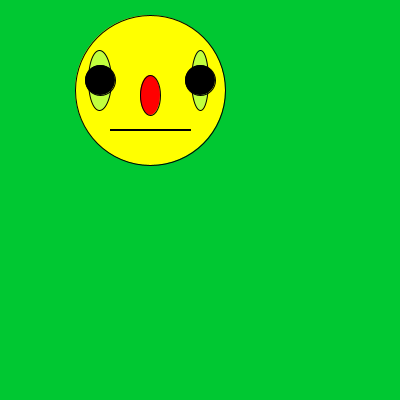
Frame 1 (no input)
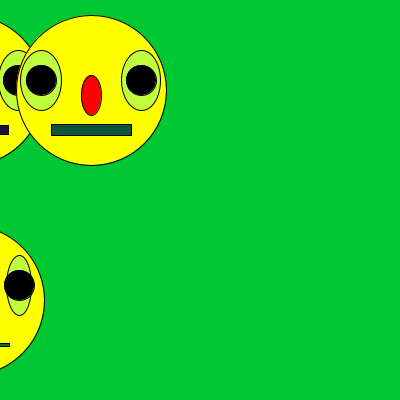
Frame 60 (the mouse pressed at the canvas centre just before this capture)
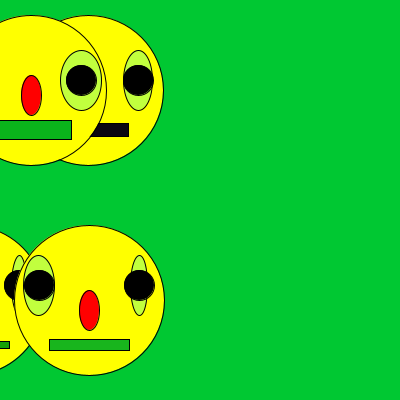
Frame 120 (the mouse held since frame 60 and released just before this capture)

The Processing sketch that drew these frames (run headless with seeded random() and noise(); from frame 60 on, the mouse is pressed at the canvas centre):

// Processing sketch: processing_185797
// ── processing_185797.pde


PImage bg;

float eyel = -200;
float pupl =-200;
float eyer = -100;
float pupr =-100;
float face= -150;
float nose = -150;
float mouth = - 150;

float eyel2 = +200;
float pupl2 =+200;
float eyer2 = +100;
float pupr2 =+100;
float face2= +150;
float nose2 = +150;
float mouth2 =  +150;

float eyel3 = -200;
float pupl3 =-200;
float eyer3 = -100;
float pupr3 =-100;
float face3= -150;
float nose3 = -150;
float mouth3 =  -150;

float eyel4 = +200;
float pupl4 =+200;
float eyer4 = +100;
float pupr4 =+100;
float face4= +150;
float nose4 = +150;
float mouth4 =  +150;

void setup() {
  size(400, 400);

}

void draw() {
  background(0,200,50);
  float slow_circle_size = 50;

  if (random(10) > 5) {
    slow_circle_size = 60;
  }
  //face
  fill(255,255,0);
  ellipse(face,90,150,150);
  
  //nose
  fill(255,0,0);
 ellipse(nose,95,20,40);
 
   //mouth
  fill(random(30),random(200),random(75));
  rectMode(CENTER);
 rect(mouth,130,80,random(20));
 

  //left eye
  fill(#C1FF3E);
  ellipse(eyel, 80, random(50), slow_circle_size);
  
  fill(0);
  ellipse(pupl, 80, 30, 30);
  
  //right eye
 fill(#C1FF3E);
  ellipse(eyer,80, random(50), slow_circle_size);
  fill(0);
  ellipse(pupr, 80, 30, 30);


  eyel = eyel + 1;
  if (eyel >500) {
    eyel = -200;
  }

pupl = pupl + 1;
  if (pupl > 500) {
    pupl = -200;
  }
  
  eyer = eyer + 1;
  if (eyer > 600) {
    eyer =-100;
  }

 pupr = pupr + 1;
  if (pupr > 600) {
    pupr = -100;
  }
   face = face + 1;
  if (face >550) {
   face = -150;
  }
     nose = nose + 1;
  if (nose >550) {
   nose = -150;
  }
       mouth = mouth + 1;
  if (mouth >550) {
  mouth = -150;
  }
  
  //face 2:
  
    if (random(10) > 5) {
    slow_circle_size = 60;
  }
  //face
  fill(255,255,0);
  ellipse(face2,90,150,150);
  
  //nose
  fill(255,0,0);
 ellipse(nose2,95,20,40);
 
   //mouth
  fill(random(30),random(200),random(75));
  rectMode(CENTER);
 rect(mouth2,130,80,random(20));
 

  //left eye
  fill(#C1FF3E);
  ellipse(eyel2, 80, random(50), slow_circle_size);
  
  fill(0);
  ellipse(pupl2, 80, 30, 30);
  
  //right eye
 fill(#C1FF3E);
  ellipse(eyer2,80, random(50), slow_circle_size);
  fill(0);
  ellipse(pupr2, 80, 30, 30);


  eyel2 = eyel2 - 1;
  if (eyel2 < -200) {
    eyel2 = 500;
  }

pupl2 = pupl2 - 1;
  if (pupl2 < -200) {
    pupl2 = 500;
  }
  
  eyer2 = eyer2 - 1;
  if (eyer2 < -200) {
    eyer2 =500;
  }

 pupr2 = pupr2 - 1;
  if (pupr2 < -200) {
    pupr2 = 500;
  }
   face2 = face2 - 1;
  if (face2 <-150) {
   face2 = 550;
  }
     nose2 = nose2 - 1;
  if (nose2 <-150) {
   nose2 = 550;
  }
       mouth2 = mouth2 - 1;
  if (mouth2 <-150) {
  mouth2 = 550;
  }
  
  //face3:
    //face
  fill(255,255,0);
  ellipse(face3,300,150,150);
  
  //nose
  fill(255,0,0);
 ellipse(nose3,310,20,40);
 
   //mouth
  fill(random(30),random(200),random(75));
  rectMode(CENTER);
 rect(mouth3,345,80,random(20));
 

  //left eye
  fill(#C1FF3E);
  ellipse(eyel3, 285, random(50), slow_circle_size);
  
  fill(0);
  ellipse(pupl3, 285, 30, 30);
  
  //right eye
 fill(#C1FF3E);
  ellipse(eyer3,285, random(50), slow_circle_size);
  fill(0);
  ellipse(pupr3, 285, 30, 30);


  eyel3 = eyel3 + 1;
  if (eyel3 >500) {
    eyel3 = -200;
  }

pupl3 = pupl3 + 1;
  if (pupl3 > 500) {
    pupl3 = -200;
  }
  
  eyer3 = eyer3 + 1;
  if (eyer3 > 600) {
    eyer3 =-100;
  }

 pupr3 = pupr3 + 1;
  if (pupr3 > 600) {
    pupr3 = -100;
  }
   face3 = face3 + 1;
  if (face3 >550) {
   face3 = -150;
  }
     nose3 = nose3 + 1;
  if (nose3 >550) {
   nose3 = -150;
  }
       mouth3 = mouth3 + 1;
  if (mouth3 >550) {
  mouth3 = -150;
  }
  
  //face 4:
      //face
  fill(255,255,0);
  ellipse(face,300,150,150);
  
  //nose
  fill(255,0,0);
 ellipse(nose,310,20,40);
 
   //mouth
  fill(random(30),random(200),random(75));
  rectMode(CENTER);
 rect(mouth,345,80,random(20));
 

  //left eye
  fill(#C1FF3E);
  ellipse(eyel, 285, random(50), slow_circle_size);
  
  fill(0);
  ellipse(pupl, 285, 30, 30);
  
  //right eye
 fill(#C1FF3E);
  ellipse(eyer,285, random(50), slow_circle_size);
  
  fill(0);
  ellipse(pupr, 285, 30, 30);


  eyel = eyel + 1;
  if (eyel <-200) {
    eyel = 500;
  }

pupl = pupl + 1;
  if (pupl > 500) {
    pupl = -200;
  }
  
  eyer = eyer + 1;
  if (eyer > 600) {
    eyer =-100;
  }

 pupr = pupr + 1;
  if (pupr > 600) {
    pupr = -100;
  }
   face = face + 1;
  if (face >550) {
   face = -150;
  }
     nose = nose + 1;
  if (nose >550) {
   nose = -150;
  }
       mouth = mouth + 1;
  if (mouth >550) {
  mouth = -150;
  }
}
